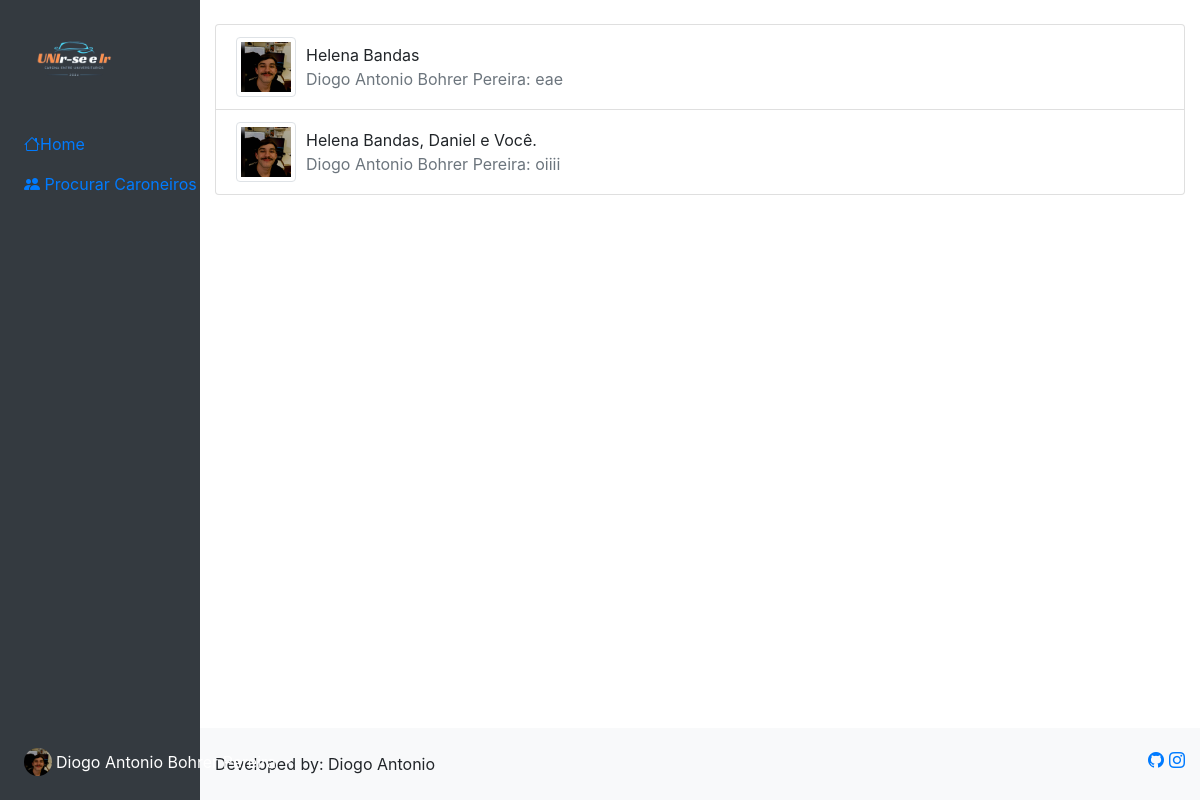
The page /conversa/list/ (signed in) on the database its author committed.
### config/models.py (models this page shows, shortened)
class Conversa(models.Model):
    mensagens = models.ManyToManyField(
        Mensagem,
        blank=True,
    )
    membros = models.ManyToManyField(User)
    conexoes = models.ManyToManyField(
        Conexao,
        blank=True,
    )
    def get_membros(self):
        return list(self.membros.all().values_list("first_name", flat=True))

class Mensagem(models.Model):
    enviado_por = models.ForeignKey(User, on_delete=models.CASCADE)
    conteudo = models.TextField()
    enviado_em = models.DateTimeField(auto_now_add=True)
    visualizado = models.BooleanField(default=False)

### core/views.py (the view)
# urls.py: path("conversa/list/", bate_papo_view_list, name="conversaList"),
@login_required
def bate_papo_view_list(request):
    conversa = Conversa.objects.filter(
        membros__in=[request.user],
    )
    return render(
        request,
        "conversa_list.html",
        {
            "conversas": conversa,
        },
    )

### core/templatetags/conversa_tags.py (called while the page is built)
@register.simple_tag
def conversa_get_mensagem_membro(request, conversa):
    usuarios = list(conversa.get_membros())
    if request.user.first_name in usuarios:
        usuarios.remove(request.user.first_name)
        if len(usuarios) == 1:
            return usuarios[0]
        else:
            usuarios.append("e Você")
            string_arrumada = ""
            for index, usuario in enumerate(usuarios):
                if index == len(usuarios) - 2:
                    string_arrumada += f"{usuario} "
                elif index != len(usuarios) - 1:
                    string_arrumada += f"{usuario}, "
                else:
                    string_arrumada += f"{usuario}."
            return string_arrumada

@register.simple_tag
def conversa_get_mensagens_nao_visualizadas(request, conversa):
    mensagens = conversa.mensagens.all().filter(
        visualizado=False,
    )
    mensagens = mensagens.filter(~Q(enviado_por=request.user))
    return len(mensagens)

@register.simple_tag
def get_ultimo_enviador_mensagem_e_menssagem(conversa):
    mensagem = conversa.mensagens.all().last()
    return f"{mensagem.enviado_por.first_name}: {mensagem.conteudo}"

### core/templates/conversa_list.html (shortened to what this page needs)
{% extends 'header.html' %}
{% load static %}
{% block content %}
    <ol class="list-group">
        {% load conversa_tags %}
        {% for conversa in conversas %}
          <li class="list-group-item d-flex justify-content-between align-items-center">
            <div class="d-flex align-items-center">
              <img class="img-thumbnail" style="max-height: 60px; max-width: 60px; margin-right: 10px" src="{% static 'diogo.png' %}" alt="" />
              <div class="ms-3">
                <p class="fw-bold mb-0">{% conversa_get_mensagem_membro request conversa %}</p>
                <p class="text-muted mb-0 fs-sm">{% get_ultimo_enviador_mensagem_e_menssagem conversa %}</p>
              </div>
            </div>
                {% conversa_get_mensagens_nao_visualizadas request conversa as count %}
          </li>
        {% endfor %}
    </ol>
{% endblock %}

### core/templates/header.html (shortened to what this page needs)
{% include 'base.html' %}
{% load static %}
<div class="container-fluid overflow-hidden">
    <div class="row vh-100 overflow-auto">
        <div class="col-12 col-sm-3 col-xl-2 px-sm-2 px-0 bg-dark d-flex sticky-top">
            <div class="d-flex flex-sm-column flex-row flex-grow-1 align-items-center align-items-sm-start px-3 pt-2 text-white">
                <a href="/"
                   class="d-flex align-items-center pb-sm-3 mb-md-0 me-md-auto text-white text-decoration-none">
                    <span class="fs-5"><img src="{% static 'unirseeir.png' %}" alt="Logo Unirseir"
                                            style="padding-left:0; max-width: 100px; max-height: 100px;"/></span>
                </a>
                <ul class="nav nav-pills flex-sm-column flex-row flex-nowrap flex-shrink-1 flex-sm-grow-0 flex-grow-1 mb-sm-auto mb-0 justify-content-center align-items-center align-items-sm-start"
                    id="menu">
                    <li class="nav-item">
                        <a href="{% url 'home' %}" class="nav-link px-sm-0 px-2">
                            <i class="fs-5 bi-house"></i><span class="ms-1 d-none d-sm-inline">Home</span>
                        </a>
                    </li>
                    <li>
                        {% if request.user.tipo_ativo == 'motorista' %}
                            <a href="{% url 'findCaroneiro' %}" class="nav-link px-sm-0 px-2">
                        {% else %}
                            <a href="{% url 'findCarona' %}" class="nav-link px-sm-0 px-2">
                        {% endif %}
                        <i class="fs-5
                                {% if request.user.tipo_ativo == 'motorista' %}
                                    bi bi-people-fill
                                {% else %}
                                    bi bi-car-front-fill
                                {% endif %}
                            ">
                        </i><span class="ms-1 d-none d-sm-inline">
                                {% if request.user.tipo_ativo == 'motorista' %}
                                    Procurar Caroneiros
                                {% else %}
                                    Procurar Carona
                                {% endif %}
                            </span>
                        </a>
                    </li>
                </ul>
                <div class="dropdown py-sm-4 mt-sm-auto ms-auto ms-sm-0 flex-shrink-1">
                    <a href="#" class="d-flex align-items-center text-white text-decoration-none dropdown-toggle"
                       id="dropdownUser1" data-bs-toggle="dropdown" aria-expanded="false">
                        <img src="{% static 'diogo.png' %}" alt="hugenerd" width="28" height="28" class="rounded-circle">
                        <span class="d-none d-sm-inline mx-1">{{ request.user.first_name }}</span>
                    </a>
                </div>
            </div>
        </div>
        <div class="col d-flex flex-column h-sm-100">
            <main class="row overflow-auto">
                <div class="col pt-4">
                    {% block content %}
                    {% endblock %}
                </div>
            </main>
            <footer class="row bg-light py-4 mt-auto">
                <div class="col ms-1">
                    Developed by: Diogo Antonio
                </div>
                <div class="col d-flex justify-content-end">
                    <a href="https://www.github.com/Bohredd/" style="text-decoration: none" target="_blank"> <i
                            class="bi bi-github"
                            style="margin-right: 5px"> </i></a>
                    <a href="https://www.instagram.com/ehodiogo" style="text-decoration: none" target="_blank"><i
                            class="bi bi-instagram"></i> </a>
                </div>
            </footer>
        </div>
    </div>
</div>

### core/templates/base.html (shortened to what this page needs)
<link href="https://stackpath.bootstrapcdn.com/bootstrap/4.5.2/css/bootstrap.min.css" rel="stylesheet">
<link rel="stylesheet" href="https://cdn.jsdelivr.net/npm/bootstrap-icons@1.11.3/font/bootstrap-icons.min.css">

### rows shown on the page
Conversa: id.first_name "Helena Bandas", id.conteudo "Diogo Antonio Bohrer Pereira: eae"
Conversa: id.first_name "Helena Bandas, Daniel e Você.", id.conteudo "Diogo Antonio Bohrer Pereira: oiiii"

### other values the page prints
{{ request.user.first_name }} "Diogo Antonio Bohrer Pereira"
